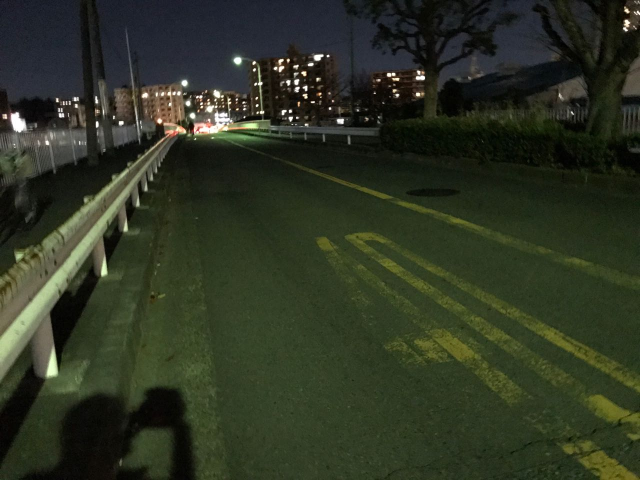
//> input picture data/0.jpg, 1280 x 960 px (shown at 1/2 size)
$ ./mouse_crop ../data/0.jpg   (built with g++ and OpenCV 4)
//> lines starting //> are read from the running program, lines starting //| are printed output that depends on the picture; after the words box and inside, x2 and y2 are one past the last pixel; in counts of white or black regions, pixels touching at a corner belong together
### src/gen_diff_mean.h
#ifndef GEN_DIFF_MEAN_H
#define GEN_DIFF_MEAN_H

#include <iostream>
#include <opencv2/opencv.hpp>

#include "histo.h"
#include "img_common.h"

struct LaneFeature {
  //int lane_max_prob;
  //int left_diff;
  //int right_diff;
  SOFeature left_nolane;
  SOFeature lane;
  SOFeature right_nolane;
};

// return lane, nolane
// [20 lines left out: function GenDiffMean, not called in this run]

#endif // GEN_DIFF_MEAN_H

### src/mouse_crop.h
#ifndef MOUSE_CROP_H
#define MOUSE_CROP_H

#include <opencv2/core/core.hpp>
#include <opencv2/highgui/highgui.hpp>
#include <stdio.h>

#include "gen_diff_mean.h"

class MouseCrop {
  private:
    cv::Mat org,dst,img,tmp;
    std::string winname;
    //LaneFeature lf;
    bool left_done;
    bool right_done;
    cv::Rect left_bbox;
    cv::Rect right_bbox;

  public:
    MouseCrop() {}

    std::pair<cv::Rect,cv::Rect> Run(const cv::Mat& image, const std::string& window) {
      left_done = false;
      right_done = false;

      org = image.clone();
      org.copyTo(img);
      org.copyTo(tmp);
      //winname = window + " (left-lane)";
      winname = window;

      cv::namedWindow(winname);
      cv::setMouseCallback(winname, &MouseCrop::on_mouse, this);
      cv::imshow(winname,img);
      // [8 lines of commented-out code are left out]
      cv::waitKey(0);
      cv::destroyWindow(winname);
      cv::destroyWindow("left-lane");
      cv::destroyWindow("right-lane");

      assert(left_done && right_done);
      return std::make_pair(left_bbox, right_bbox);
    }

    static void on_mouse(int event,int x,int y,int flags,void *ustc) {
      MouseCrop* mc = (MouseCrop*)ustc;
      mc->on_mouse(event, x, y, flags);
    }

    void on_mouse(int event,int x,int y,int flags)
    {
        static cv::Point pre_pt = cv::Point(-1,-1);
        static cv::Point cur_pt = cv::Point(-1,-1);
        char temp[16];
        if (event == CV_EVENT_LBUTTONDOWN)
        {
            org.copyTo(img);
            sprintf(temp,"(%d,%d)",x,y);
            pre_pt = cv::Point(x,y);
            putText(img,temp,pre_pt,cv::FONT_HERSHEY_SIMPLEX,0.5,cv::Scalar(0,0,0,255),1,8);
            circle(img,pre_pt,2,cv::Scalar(255,0,0,0),CV_FILLED,CV_AA,0);
            imshow(winname,img);
        }
        else if (event == CV_EVENT_MOUSEMOVE && !(flags & CV_EVENT_FLAG_LBUTTON))
        {
            img.copyTo(tmp);
            sprintf(temp,"(%d,%d)",x,y);
            cur_pt = cv::Point(x,y);
            putText(tmp,temp,cur_pt,cv::FONT_HERSHEY_SIMPLEX,0.5,cv::Scalar(0,0,0,255));
            imshow(winname,tmp);
        }
        else if (event == CV_EVENT_MOUSEMOVE && (flags & CV_EVENT_FLAG_LBUTTON))
        {
            img.copyTo(tmp);
            sprintf(temp,"(%d,%d)",x,y);
            cur_pt = cv::Point(x,y);
            putText(tmp,temp,cur_pt,cv::FONT_HERSHEY_SIMPLEX,0.5,cv::Scalar(0,0,0,255));
            rectangle(tmp,pre_pt,cur_pt,cv::Scalar(0,255,0,0),1,8,0);
            imshow(winname,tmp);
        }
        else if (event == CV_EVENT_LBUTTONUP)
        {
            org.copyTo(img);
            sprintf(temp,"(%d,%d)",x,y);
            cur_pt = cv::Point(x,y);
            putText(img,temp,cur_pt,cv::FONT_HERSHEY_SIMPLEX,0.5,cv::Scalar(0,0,0,255));
            circle(img,pre_pt,2,cv::Scalar(255,0,0,0),CV_FILLED,CV_AA,0);
            rectangle(img,pre_pt,cur_pt,cv::Scalar(0,255,0,0),1,8,0);
            imshow(winname,img);
            img.copyTo(tmp);

            int width = abs(pre_pt.x - cur_pt.x);
            int height = abs(pre_pt.y - cur_pt.y);
            if (width == 0 || height == 0)
            {
                printf("width == 0 || height == 0");
                return;
            }
            //dst = org(cv::Rect(cv::min(cur_pt.x,pre_pt.x),cv::min(cur_pt.y,pre_pt.y),width,height));
            //cv::namedWindow("dst");
            //cv::imshow("dst",dst);

            if (!left_done) {
              left_bbox = (cv::Rect(cv::min(cur_pt.x,pre_pt.x),cv::min(cur_pt.y,pre_pt.y),width,height));
              dst = org(left_bbox);
              cv::namedWindow("left-lane");
              cv::imshow("left-lane",dst);
              left_done = true;
            } else if (!right_done) {
              right_bbox = (cv::Rect(cv::min(cur_pt.x,pre_pt.x),cv::min(cur_pt.y,pre_pt.y),width,height));
              dst = org(right_bbox);
              cv::namedWindow("right-lane");
              cv::imshow("right-lane",dst);
              right_done = true;
            } else {
              printf("Do nothing\n");
            }
            #if 0
            printf("%s\n", !left_done ? "================== left" : "================== right");
            auto diffmean = GenDiffMean(dst, 0);
            printf("lane[%d], nolane[%d]\n", diffmean.first, diffmean.second);
            if (!left_done) {
              lf.left_lane_max_prob = diffmean.first;
              lf.left_nolane_max_prob = diffmean.second;
              left_done = true;
            } else {
              lf.right_lane_max_prob = diffmean.first;
              lf.right_nolane_max_prob = diffmean.second;
              right_done = true;
            }
            #endif
        }
    }
};


#endif // MOUSE_CROP_H

### src/mouse_crop.cpp
#include <opencv2/core/core.hpp>
#include <opencv2/highgui/highgui.hpp>
#include <stdio.h>
#include <iostream>

#include "mouse_crop.h"

//using namespace cv;

std::string image_name;
size_t crop_count = 0;
// [5 lines of commented-out code are left out]

int main(int argc, char** argv)
{
  if (argc != 2) {
    std::cout << "Wrong args" << std::endl;
    return 1;
  }

  //system("mkdir -p crop_images");

  image_name = argv[1];
  cv::Mat org = cv::imread(argv[1], CV_LOAD_IMAGE_GRAYSCALE);
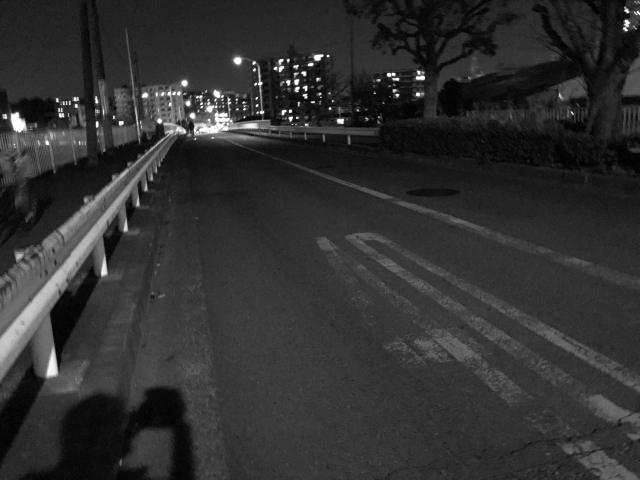
//> org: 960 rows x 1280 cols, CV_8UC1 (shown at 1/2 size); min 0, max 255, mean 48.6
  if (org.empty()) {
    std::cout << "read image failure" << std::endl;
    exit(-1);
  }

  MouseCrop mc;
  mc.Run(org, "img");
//> the left mouse button is pressed at (320, 240)
//> in on_mouse, `putText(img,temp,pre_pt,cv::FONT_HERSHEY_SIMPLEX,0.5,cv::Scalar(0,0,0,..`: img: 960 rows x 1280 cols, CV_8UC1; 193 pixels changed, all inside (x1, y1, x2, y2) = (322, 228, 398, 245)
//> in on_mouse, `circle(img,pre_pt,2,cv::Scalar(255,0,0,0),CV_FILLED,CV_AA,0);`: img: 960 rows x 1280 cols, CV_8UC1; min 0, max 255, mean 48.6
//> the mouse is dragged to (640, 480)
//> in on_mouse (call 2), `putText(tmp,temp,cur_pt,cv::FONT_HERSHEY_SIMPLEX,0.5,cv::Scalar(0,0,0,..`: tmp: 960 rows x 1280 cols, CV_8UC1; min 0, max 255, mean 48.6
//> the mouse is dragged to (960, 720)
//> call 3 of on_mouse, with event = 0, x = 960, y = 720, flags = 1
//> call 3 of on_mouse, with event = 0, x = 960, y = 720, flags = 1
//> in on_mouse (call 3), `putText(tmp,temp,cur_pt,cv::FONT_HERSHEY_SIMPLEX,0.5,cv::Scalar(0,0,0,..`: tmp: 960 rows x 1280 cols, CV_8UC1; min 0, max 255, mean 48.6
//> in on_mouse (call 3), `rectangle(tmp,pre_pt,cur_pt,cv::Scalar(0,255,0,0),1,8,0);`:
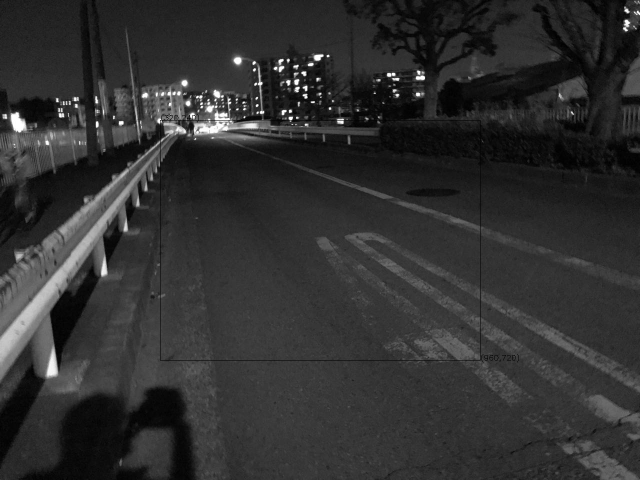
//> tmp: 960 rows x 1280 cols, CV_8UC1 (shown at 1/2 size); min 0, max 255, mean 48.5
//> the button is released at (960, 720)
//> call 4 of on_mouse, with event = 4, x = 960, y = 720, flags = 0
//> call 4 of on_mouse, with event = 4, x = 960, y = 720, flags = 0
//> in on_mouse (call 4), `putText(img,temp,cur_pt,cv::FONT_HERSHEY_SIMPLEX,0.5,cv::Scalar(0,0,0,..`: img: 960 rows x 1280 cols, CV_8UC1; 197 pixels changed, all inside (x1, y1, x2, y2) = (962, 708, 1038, 725)
//> in on_mouse (call 4), `circle(img,pre_pt,2,cv::Scalar(255,0,0,0),CV_FILLED,CV_AA,0);`: img: 960 rows x 1280 cols, CV_8UC1; min 0, max 255, mean 48.6
//> in on_mouse (call 4), `rectangle(img,pre_pt,cur_pt,cv::Scalar(0,255,0,0),1,8,0);`:
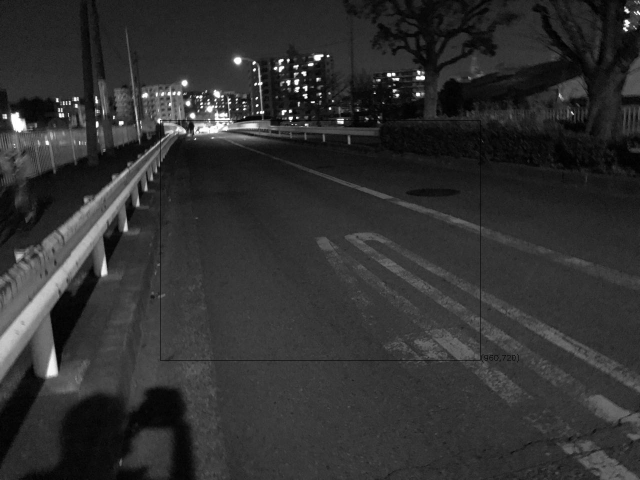
//> img: 960 rows x 1280 cols, CV_8UC1 (shown at 1/2 size); min 0, max 255, mean 48.5
//> in on_mouse (call 4), `dst = org(left_bbox);`:
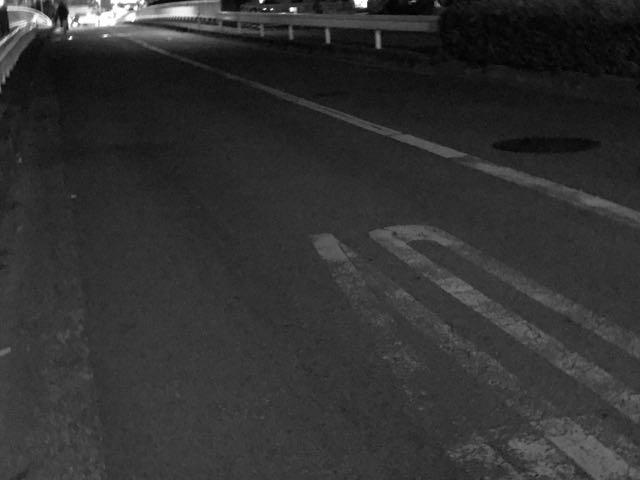
//> dst: 480 rows x 640 cols, CV_8UC1; min 0, max 255, mean 49.1
//> (the run ends here: the program stops with an error, at `assert(left_done && right_done);`)

$ run again, on data/2.jpg
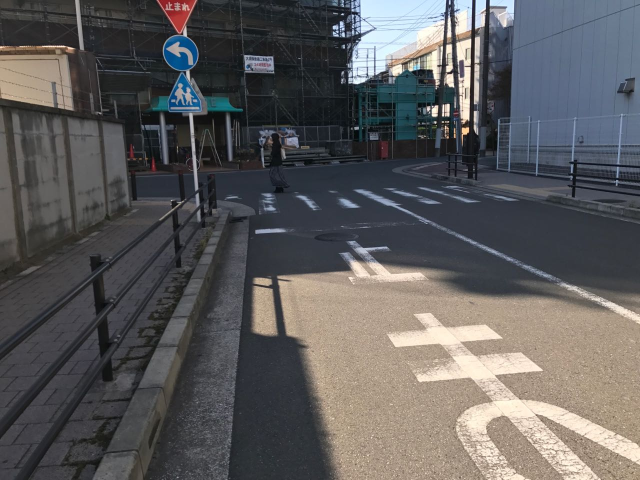
//> input picture data/2.jpg, 1280 x 960 px (shown at 1/2 size)
//> in on_mouse (call 4), `rectangle(img,pre_pt,cur_pt,cv::Scalar(0,255,0,0),1,8,0);`:
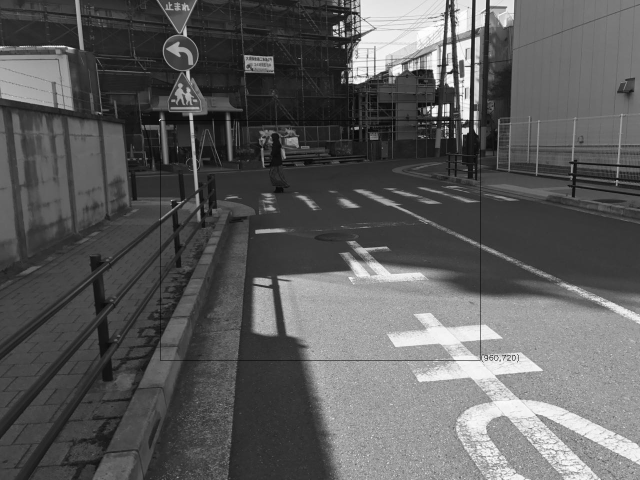
//> img: 960 rows x 1280 cols, CV_8UC1 (shown at 1/2 size); min 0, max 255, mean 92
//> in on_mouse (call 4), `dst = org(left_bbox);`:
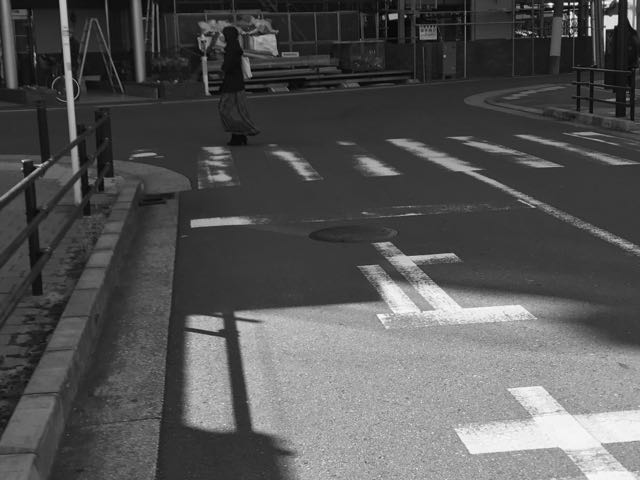
//> dst: 480 rows x 640 cols, CV_8UC1; min 0, max 255, mean 84.7

$ run again, on data/3.jpg
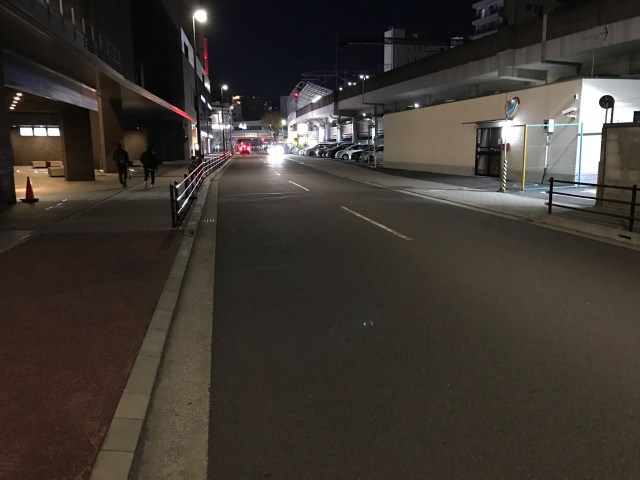
//> input picture data/3.jpg, 1280 x 960 px (shown at 1/2 size)
//> in on_mouse (call 4), `rectangle(img,pre_pt,cur_pt,cv::Scalar(0,255,0,0),1,8,0);`:
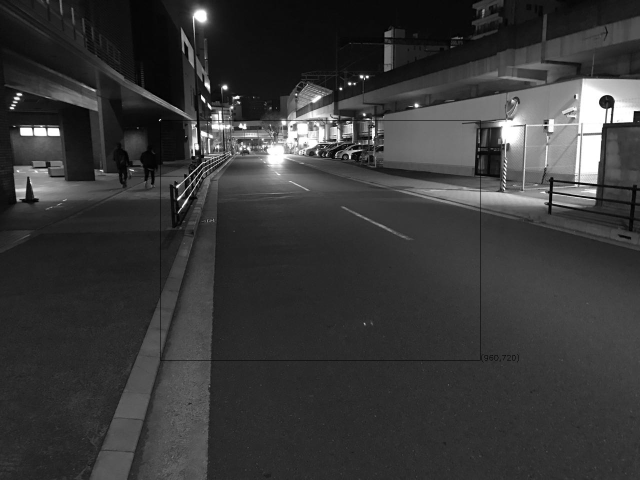
//> img: 960 rows x 1280 cols, CV_8UC1 (shown at 1/2 size); min 0, max 255, mean 56
//> in on_mouse (call 4), `dst = org(left_bbox);`:
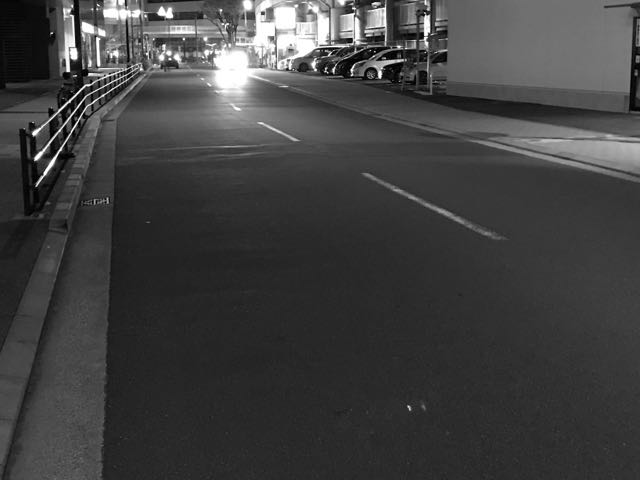
//> dst: 480 rows x 640 cols, CV_8UC1; min 0, max 255, mean 64.4
